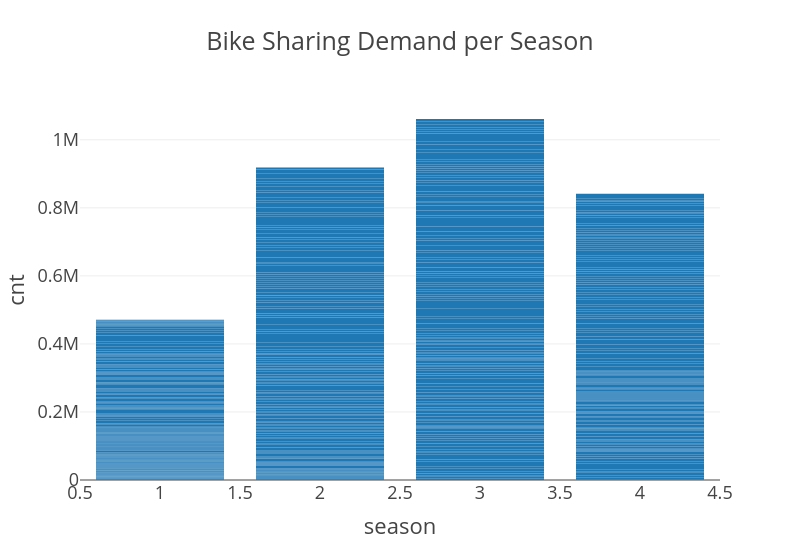

Source (notebook cell):
### Code cell
# Cnt per season
fig = px.bar(df, x='season', y='cnt', title='Bike Sharing Demand per Season', width=800)
fig.show()

### Figure 1 — Plotly figure (JSON) as saved in the notebook; plotly's stock layout.template omitted (floating-point values rounded to 4 significant figures; data arrays with more than 128 entries replaced by an {"elided": "..."} marker saying what was removed)
{"data": [{"alignmentgroup": "True", "hovertemplate": "season=%{x}<br>cnt=%{y}<extra></extra>", "legendgroup": "", "marker": {"color": "#1F77B4", "pattern": {"shape": ""}}, "name": "", "offsetgroup": "", "orientation": "v", "showlegend": false, "textposition": "auto", "type": "bar", "x": {"elided": "731 int values"}, "xaxis": "x", "y": {"elided": "731 int values"}, "yaxis": "y"}], "layout": {"barmode": "relative", "legend": {"tracegroupgap": 0}, "title": {"text": "Bike Sharing Demand per Season"}, "width": 800, "xaxis": {"anchor": "y", "domain": [0, 1], "title": {"text": "season"}}, "yaxis": {"anchor": "x", "domain": [0, 1], "title": {"text": "cnt"}}}}
